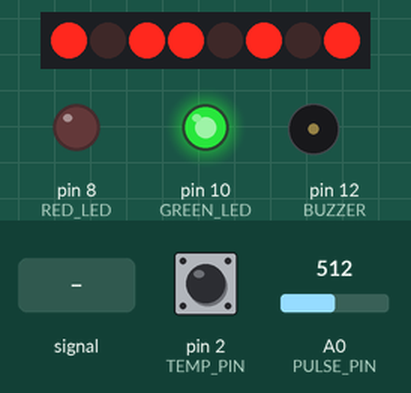
The sketch below on a simulated Arduino Uno, built with avr-gcc and run on an emulated ATmega328P. Shown: 8 port-expander outputs drawn as a row of LEDs (first output left, lit = HIGH), output pins drawn as LEDs (lit = HIGH), buzzer (waves = sounding, pin HIGH). Wiring (inferred from the names in the program): I2C bus: SDA A4; SCL A5; PCF8574 port expander at I2C address 0x3E. Wiring (inferred from the signals the program sends): row of LEDs: on Q0, Q1, Q2, Q3, Q4, Q5, Q6, Q7. The test bench sets the inputs (shaded band); at power-on: pin 2 (TEMP_PIN) HIGH, A0 (PULSE_PIN) = 512.

Above: at 0.9 s.
At 6.17 s:
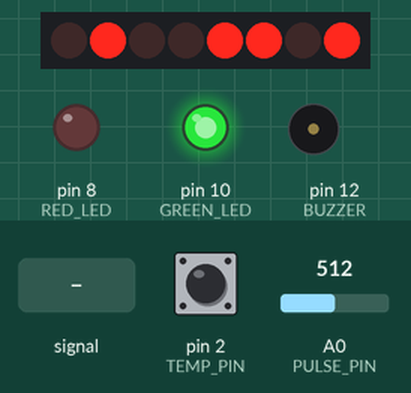
6.6 s: A0 (PULSE_PIN) fed a 200 Hz sine of ±81 counts around its level
At 8.58 s:
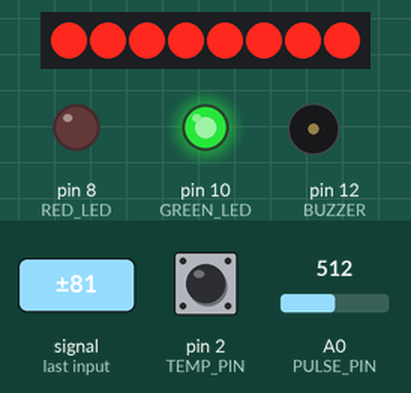
Timing chart, 0 to 46.3 s (numbered marks = the images above; inputs shaded):
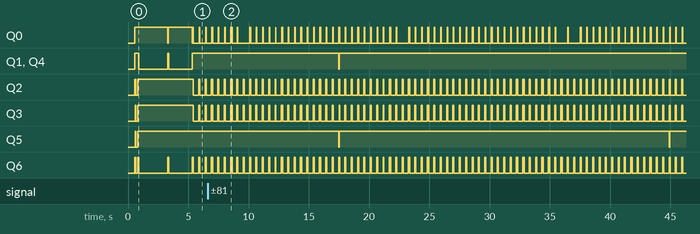

The sketch:

Human_Health_Monitor.ino
```cpp
// ======================================================
//              2IN1 HUMAN HEALTH MONITOR
//                 ARDUINO UNO R3
// ======================================================

#define LCD_ADDR 0x3E

#define SDA_PIN A4
#define SCL_PIN A5

#define TEMP_PIN 2
#define PULSE_PIN A0

#define RED_LED 8
#define GREEN_LED 10
#define BUZZER 12


// ======================================================
// TEMPERATURE
// ======================================================

float temperature = 0.0;

float tempReadings[5];

byte tempIndex = 0;
byte tempCount = 0;

unsigned long lastTempRead = 0;


// ======================================================
// PULSE / FINGER
// ======================================================

bool fingerPresent = false;
bool previousFinger = false;

int fingerBase = 0;

unsigned long lastFingerDetected = 0;


// ======================================================
// LCD
// ======================================================

void SDA_HIGH()
{
  pinMode(SDA_PIN, INPUT_PULLUP);
}

void SDA_LOW()
{
  pinMode(SDA_PIN, OUTPUT);
  digitalWrite(SDA_PIN, LOW);
}

void SCL_HIGH()
{
  pinMode(SCL_PIN, INPUT_PULLUP);
}

void SCL_LOW()
{
  pinMode(SCL_PIN, OUTPUT);
  digitalWrite(SCL_PIN, LOW);
}


void i2cStart()
{
  SDA_HIGH();
  SCL_HIGH();

  delayMicroseconds(5);

  SDA_LOW();

  delayMicroseconds(5);

  SCL_LOW();
}


void i2cStop()
{
  SDA_LOW();

  SCL_HIGH();

  delayMicroseconds(5);

  SDA_HIGH();

  delayMicroseconds(5);
}


void i2cWrite(byte data)
{
  for (byte i = 0; i < 8; i++)
  {
    if (data & 0x80)
      SDA_HIGH();
    else
      SDA_LOW();

    SCL_HIGH();

    delayMicroseconds(5);

    SCL_LOW();

    data <<= 1;
  }

  SDA_HIGH();

  SCL_HIGH();

  delayMicroseconds(5);

  SCL_LOW();
}


void lcdCommand(byte cmd)
{
  i2cStart();

  i2cWrite(LCD_ADDR << 1);

  i2cWrite(0x00);

  i2cWrite(cmd);

  i2cStop();

  delay(2);
}


void lcdData(byte data)
{
  i2cStart();

  i2cWrite(LCD_ADDR << 1);

  i2cWrite(0x40);

  i2cWrite(data);

  i2cStop();
}


void lcdPrint(String text)
{
  for (byte i = 0; i < text.length(); i++)
  {
    lcdData(text[i]);
  }
}


void lcdSetCursor(byte col, byte row)
{
  if (row == 0)
    lcdCommand(0x80 + col);
  else
    lcdCommand(0xC0 + col);
}


void lcdClear()
{
  lcdCommand(0x01);
  delay(2);
}


// ======================================================
// DS18B20
// ======================================================

void dsReset()
{
  pinMode(TEMP_PIN, OUTPUT);

  digitalWrite(TEMP_PIN, LOW);

  delayMicroseconds(480);

  pinMode(TEMP_PIN, INPUT_PULLUP);

  delayMicroseconds(70);

  delayMicroseconds(410);
}


void dsWriteBit(byte b)
{
  pinMode(TEMP_PIN, OUTPUT);

  digitalWrite(TEMP_PIN, LOW);

  if (b)
  {
    delayMicroseconds(6);

    pinMode(TEMP_PIN, INPUT_PULLUP);

    delayMicroseconds(64);
  }
  else
  {
    delayMicroseconds(60);

    pinMode(TEMP_PIN, INPUT_PULLUP);

    delayMicroseconds(10);
  }
}


byte dsReadBit()
{
  byte b;

  pinMode(TEMP_PIN, OUTPUT);

  digitalWrite(TEMP_PIN, LOW);

  delayMicroseconds(3);

  pinMode(TEMP_PIN, INPUT_PULLUP);

  delayMicroseconds(10);

  b = digitalRead(TEMP_PIN);

  delayMicroseconds(53);

  return b;
}


void dsWriteByte(byte data)
{
  for (byte i = 0; i < 8; i++)
  {
    dsWriteBit(data & 1);

    data >>= 1;
  }
}


byte dsReadByte()
{
  byte data = 0;

  for (byte i = 0; i < 8; i++)
  {
    data |= (dsReadBit() << i);
  }

  return data;
}


void startTemperature()
{
  dsReset();

  dsWriteByte(0xCC);

  dsWriteByte(0x44);
}


float readTemperature()
{
  dsReset();

  dsWriteByte(0xCC);

  dsWriteByte(0xBE);

  byte lowByte = dsReadByte();

  byte highByte = dsReadByte();

  int16_t raw =
    ((int16_t)highByte << 8) | lowByte;

  return raw / 16.0;
}


// ======================================================
// TEMPERATURE FILTER
// ======================================================

void resetTemperature()
{
  temperature = 0.0;

  tempIndex = 0;

  tempCount = 0;

  for (byte i = 0; i < 5; i++)
  {
    tempReadings[i] = 0;
  }
}


void updateTemperature(float newTemp)
{
  if (newTemp < 20.0 || newTemp > 45.0)
    return;


  tempReadings[tempIndex] = newTemp;

  tempIndex++;

  if (tempIndex >= 5)
    tempIndex = 0;


  if (tempCount < 5)
    tempCount++;


  float total = 0;


  for (byte i = 0; i < tempCount; i++)
  {
    total += tempReadings[i];
  }


  temperature =
    total / tempCount;
}


// ======================================================
// PULSE SENSOR
// ======================================================

float signal = 0;

float baseline = 0;

bool beatDetected = false;

unsigned long lastBeatTime = 0;

unsigned long lastAcceptedBeat = 0;

int bpm = 0;

int bpmValues[5];

byte bpmCount = 0;


void resetPulse()
{
  signal = analogRead(PULSE_PIN);

  baseline = signal;

  beatDetected = false;

  lastBeatTime = 0;

  lastAcceptedBeat = 0;

  bpm = 0;

  bpmCount = 0;


  for (byte i = 0; i < 5; i++)
  {
    bpmValues[i] = 0;
  }
}


void readPulse()
{
  int raw = analogRead(PULSE_PIN);


  signal =
    (signal * 0.90) +
    (raw * 0.10);


  baseline =
    (baseline * 0.995) +
    (signal * 0.005);


  float pulseLevel =
    signal - baseline;


  if (pulseLevel > 35 && !beatDetected)
  {
    unsigned long now = millis();


    if (
      lastAcceptedBeat == 0 ||
      now - lastAcceptedBeat >= 550
    )
    {
      if (lastBeatTime != 0)
      {
        unsigned long interval =
          now - lastBeatTime;


        if (
          interval >= 550 &&
          interval <= 1500
        )
        {
          int newBPM =
            60000 / interval;


          if (
            newBPM >= 40 &&
            newBPM <= 110
          )
          {
            if (bpmCount < 5)
            {
              bpmValues[bpmCount] =
                newBPM;

              bpmCount++;
            }
            else
            {
              for (byte i = 0; i < 4; i++)
              {
                bpmValues[i] =
                  bpmValues[i + 1];
              }

              bpmValues[4] =
                newBPM;
            }


            long total = 0;


            for (byte i = 0; i < bpmCount; i++)
            {
              total += bpmValues[i];
            }


            bpm =
              total / bpmCount;
          }
        }
      }


      lastBeatTime = now;

      lastAcceptedBeat = now;
    }


    beatDetected = true;
  }


  if (pulseLevel < 12)
  {
    beatDetected = false;
  }
}


// ======================================================
// NORMAL OUTPUT
// ======================================================

void normalOutput()
{
  digitalWrite(GREEN_LED, HIGH);

  digitalWrite(RED_LED, LOW);

  digitalWrite(BUZZER, LOW);
}


// ======================================================
// ABNORMAL OUTPUT
// ======================================================

void abnormalOutput()
{
  digitalWrite(GREEN_LED, LOW);

  digitalWrite(RED_LED, HIGH);

  digitalWrite(BUZZER, HIGH);
}


// ======================================================
// CHECK TEMPERATURE
// ======================================================

void checkTemperature()
{
  if (tempCount == 0)
  {
    // No valid reading yet
    normalOutput();
    return;
  }


  if (temperature >= 38.0)
  {
    abnormalOutput();
  }
  else
  {
    normalOutput();
  }
}


// ======================================================
// SETUP
// ======================================================

void setup()
{
  pinMode(SDA_PIN, INPUT_PULLUP);

  pinMode(SCL_PIN, INPUT_PULLUP);

  pinMode(PULSE_PIN, INPUT);


  pinMode(RED_LED, OUTPUT);

  pinMode(GREEN_LED, OUTPUT);

  pinMode(BUZZER, OUTPUT);


  // Start NORMAL state
  // Green ON

  normalOutput();


  // ====================================================
  // PULSE BASELINE
  // ====================================================

  long total = 0;


  for (int i = 0; i < 100; i++)
  {
    total += analogRead(PULSE_PIN);

    delay(5);
  }


  fingerBase =
    total / 100;


  resetTemperature();

  resetPulse();


  // ====================================================
  // LCD INITIALIZATION
  // ====================================================

  delay(50);

  lcdCommand(0x38);
  lcdCommand(0x39);
  lcdCommand(0x14);
  lcdCommand(0x70);
  lcdCommand(0x56);
  lcdCommand(0x6C);

  delay(200);

  lcdCommand(0x38);
  lcdCommand(0x0C);
  lcdCommand(0x01);

  delay(5);


  // ====================================================
  // WELCOME
  // ====================================================

  lcdClear();

  lcdSetCursor(2, 0);

  lcdPrint("2IN1 HEALTH");

  lcdSetCursor(4, 1);

  lcdPrint("MONITOR");

  delay(2500);


  // ====================================================
  // READY
  // ====================================================

  lcdClear();

  lcdSetCursor(3, 0);

  lcdPrint("READY");

  lcdSetCursor(1, 1);

  lcdPrint("PLACE FINGER");

  delay(2000);


  startTemperature();

  lastTempRead = millis();
}


// ======================================================
// LOOP
// ======================================================

void loop()
{
  int rawPulse =
    analogRead(PULSE_PIN);


  // ====================================================
  // FINGER DETECTION
  // ====================================================

  if (abs(rawPulse - fingerBase) > 25)
  {
    fingerPresent = true;

    lastFingerDetected =
      millis();
  }
  else
  {
    if (
      millis() - lastFingerDetected
      > 1500
    )
    {
      fingerPresent = false;
    }
  }


  // ====================================================
  // NEW PERSON
  // ====================================================

  if (
    fingerPresent &&
    !previousFinger
  )
  {
    // Clear old person's temperature

    resetTemperature();

    resetPulse();


    // NORMAL DEFAULT

    normalOutput();


    // Start fresh measurement

    startTemperature();

    lastTempRead =
      millis();
  }


  // ====================================================
  // FINGER PRESENT
  // ====================================================

  if (fingerPresent)
  {
    // Keep normal indicator ON
    // until abnormal temperature is measured

    checkTemperature();


    // Pulse reading

    readPulse();


    // Temperature reading

    if (
      millis() - lastTempRead
      >= 1000
    )
    {
      float newTemp =
        readTemperature();


      updateTemperature(newTemp);


      startTemperature();


      lastTempRead =
        millis();


      // Check latest temperature

      checkTemperature();
    }
  }


  // ====================================================
  // FINGER REMOVED
  // ====================================================

  if (
    !fingerPresent &&
    previousFinger
  )
  {
    // Last measured temperature
    // remains as final value

    checkTemperature();
  }


  // Save state

  previousFinger =
    fingerPresent;


  // ====================================================
  // LCD DISPLAY
  // ====================================================

  static unsigned long displayTime = 0;


  if (
    millis() - displayTime
    >= 500
  )
  {
    lcdClear();


    // ---------------- TEMPERATURE ----------------

    lcdSetCursor(0, 0);

    lcdPrint("T:");


    if (tempCount > 0)
    {
      lcdPrint(
        String(temperature, 1)
      );

      lcdPrint("C");


      float fahrenheit =
        (temperature * 9.0 / 5.0)
        + 32.0;


      lcdPrint(" ");


      lcdPrint(
        String(fahrenheit, 1)
      );

      lcdPrint("F");
    }
    else
    {
      lcdPrint("--.-C ---.-F");
    }


    // ---------------- PULSE ----------------

    lcdSetCursor(0, 1);

    lcdPrint("P:");


    if (
      fingerPresent &&
      bpm > 0
    )
    {
      lcdPrint(
        String(bpm)
      );

      lcdPrint(" BPM");
    }
    else
    {
      lcdPrint("-- BPM");
    }


    displayTime =
      millis();
  }


  delay(10);
}
```
